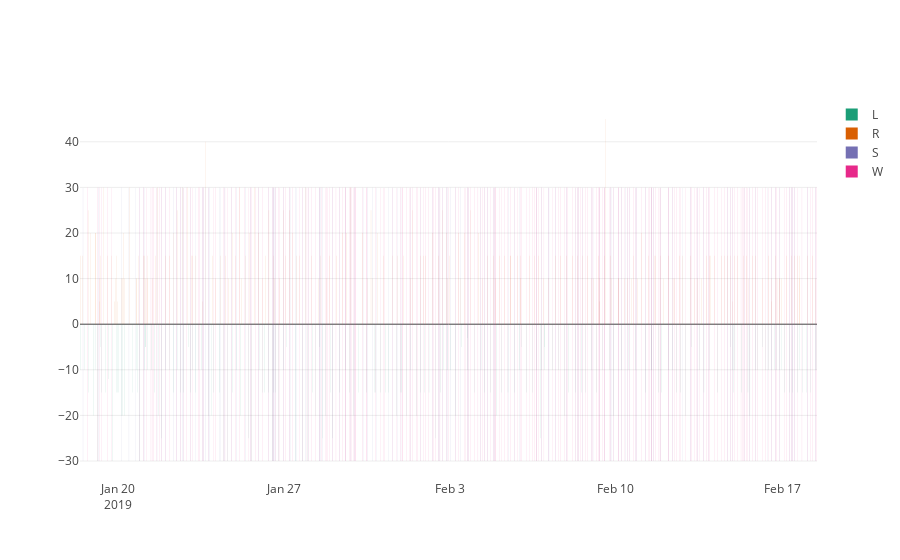

Here is the notebook cell this chart was saved with:
### Code cell
feed_data = [
    go.Bar(
        x = zetus_dedup[zetus_dedup["type"] == side].sort_values("fixed_time_").fixed_time_,
        y = 2 * (i - 0.5) * zetus_dedup[zetus_dedup["type"] == side].sort_values("fixed_time_").dur,
        name = side,
        width = 4 * 1000 * 60,
        marker = {"color": colorscale[i]}) for i, side in enumerate(["L", "R"])
]

output_data = [
    go.Bar(
        x = zetus_dedup[zetus_dedup["type"] == output].sort_values("fixed_time_").fixed_time_,
        y = len(zetus_dedup[zetus_dedup["type"] == output]) * [60],
        name = output,
        base = -30,
        width = 4 * 1000 * 60,
        marker = {"color": colorscale[i + 2]}) for i, output in enumerate(["S", "W"])
]

layout = go.Layout()

fig = go.Figure(data = feed_data + output_data, layout = layout)

iplot(fig)

### Figure 1 — Plotly figure (JSON) as saved in the notebook; plotly's stock layout.template omitted (floating-point values rounded to 4 significant figures; data arrays with more than 128 entries replaced by an {"elided": "..."} marker saying what was removed)
{"data": [{"marker": {"color": "rgb(27,158,119)"}, "name": "L", "type": "bar", "uid": "c4e9205c-970f-4d59-85db-25704e6eba16", "width": 240000, "x": {"elided": "175 str values"}, "y": {"elided": "175 int values"}}, {"marker": {"color": "rgb(217,95,2)"}, "name": "R", "type": "bar", "uid": "9259fbea-47fa-47ac-bac2-e3b2e92d03ca", "width": 240000, "x": {"elided": "191 str values"}, "y": {"elided": "191 int values"}}, {"base": -30, "marker": {"color": "rgb(117,112,179)"}, "name": "S", "type": "bar", "uid": "54b2c3ef-1a6b-4673-9121-30f2df2f4185", "width": 240000, "x": {"elided": "135 str values"}, "y": {"elided": "135 int values"}}, {"base": -30, "marker": {"color": "rgb(231,41,138)"}, "name": "W", "type": "bar", "uid": "93a376e7-60ec-4236-a89b-1082e20a90b5", "width": 240000, "x": {"elided": "249 str values"}, "y": {"elided": "249 int values"}}], "layout": {}}
